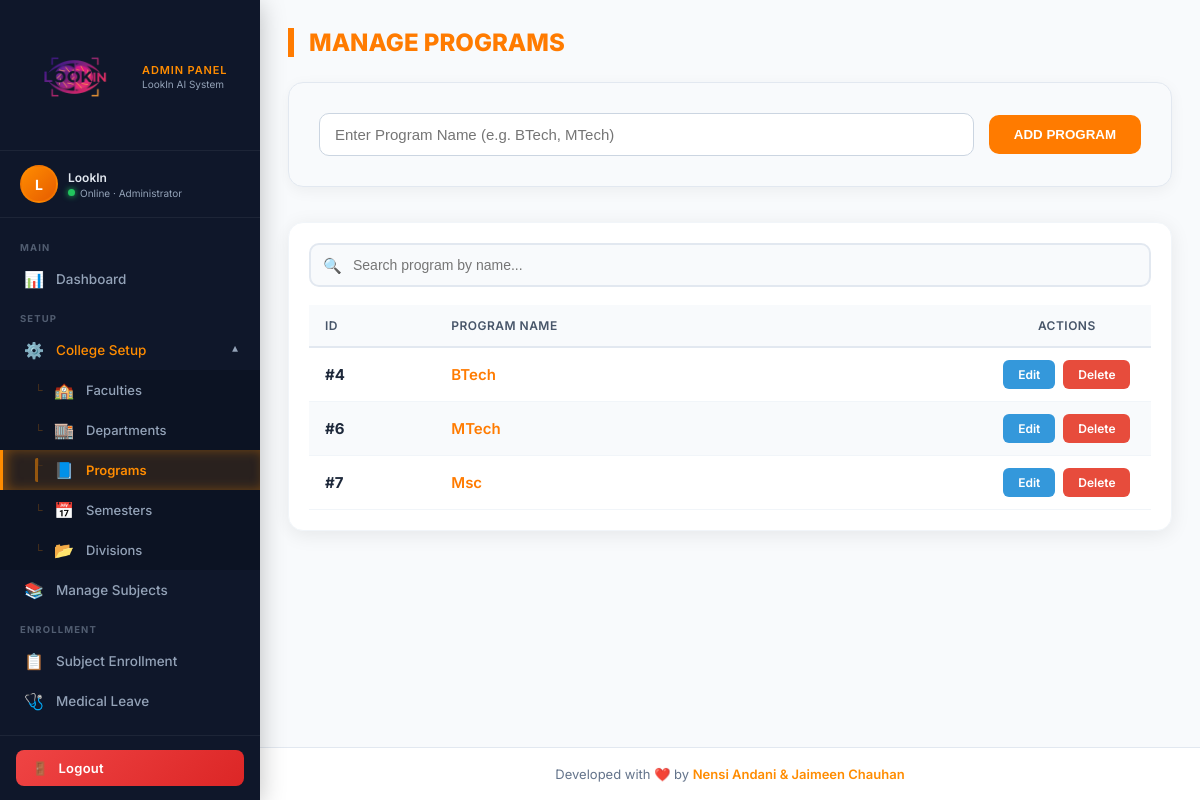
The app's page /programs/ (signed in) with its own data.
### accounts/models.py (models this page shows, shortened)
class Program(models.Model):
    name = models.CharField(max_length=100)
    created_by = models.ForeignKey(User, on_delete=models.CASCADE, null=True, blank=True, related_name='created_programs')

### accounts/views.py (the view)
# urls.py: path('programs/', views.programs, name='programs'),
@user_passes_test(admin_check, login_url='admin_login')
@login_required
def programs(request):
    if request.method == "POST":
        name = request.POST.get("program_name")
        if name:
            Program.objects.create(name=name, created_by=request.user)
        return redirect('programs')
    return render(request, 'adminpanel/programs.html', {
        'programs': isolate_qs(request, Program.objects.all()).order_by('name')
    })

### accounts/views.py (called while the page is built)
def isolate_qs(request, qs):
    if not request.user.is_authenticated:
        return qs.none()
    if getattr(request.user, 'is_superuser', False):
        return qs
    return qs.filter(created_by=request.user)

def admin_check(user):
    return user.is_staff

### accounts/templates/adminpanel/programs.html (shortened to what this page needs)
{% extends 'adminpanel/base.html' %}
{% load static %}
{% block content %}
<h2 class="page-title">Manage Programs</h2>
<div class="form-card">
    <form method="POST"
          action="{% if edit_program %}{% url 'edit_program' edit_program.id %}{% else %}{% url 'programs' %}{% endif %}"
          class="form-flex">
        <input type="text" name="program_name"
               placeholder="Enter Program Name (e.g. BTech, MTech)"
               value="{% if edit_program %}{{ edit_program.name }}{% endif %}"
               required>
        <div class="btn-container">
            <button type="submit" class="submit-btn">
                {% if edit_program %}Update Program{% else %}Add Program{% endif %}
            </button>
        </div>
    </form>
</div>
<div class="table-card">
    <div class="search-wrapper">
        <input type="text" id="programSearch"
               placeholder="Search program by name..."
               autocomplete="off">
        <span class="search-icon">🔍</span>
    </div>
    <table id="programTable">
        <thead>
            <tr>
                <th style="width: 15%;">ID</th>
                <th>Program Name</th>
                <th style="width: 20%; text-align: center;">Actions</th>
            </tr>
        </thead>
        <tbody id="programTbody">
            {% for p in programs %}
            <tr class="program-row">
                <td><strong>#{{ p.id }}</strong></td>
                <td class="searchable-name">
                    <span style="color:#ff7b00; font-weight:600;">{{ p.name }}</span>
                </td>
                <td>
                    <div class="action-group" style="justify-content:center;">
                        <a href="{% url 'edit_program' p.id %}" class="edit-link">Edit</a>
                        <a href="{% url 'delete_program' p.id %}" class="delete-link"
                           onclick="return confirm('Delete {{ p.name }}?')">Delete</a>
                    </div>
                </td>
            </tr>
            {% empty %}
            <tr>
                <td colspan="3" style="text-align:center; padding:30px; color:#94a3b8;">No Programs. Add one above.</td>
            </tr>
            {% endfor %}
        </tbody>
    </table>
</div>
{% endblock %}

### accounts/templates/adminpanel/base.html (shortened to what this page needs)
{% load static %}
<!DOCTYPE html>
<html lang="en">
<head>
</head>
<body>
<aside class="sidebar" id="sidebar">
    <a href="{% url 'admin_dashboard' %}" class="sidebar-logo">
        <img src="{% static 'img/logo2.png' %}" alt="LookIn Logo">
        <div class="logo-label">
            <span>Admin Panel</span>
            <span>LookIn AI System</span>
        </div>
    </a>
    <div class="admin-status">
        <div class="admin-avatar">
            {{ request.user.first_name|slice:":1"|upper|default:request.user.username|slice:":1"|upper }}
        </div>
        <div class="admin-info">
            <div class="admin-name">
                {{ request.user.first_name|default:request.user.username }}
            </div>
            <div class="admin-role">
                <span class="online-dot"></span>
                Online · Administrator
            </div>
        </div>
    </div>
    <nav class="sidebar-nav" id="sidebarNav">
        <div class="nav-section-label">Main</div>
        <a href="{% url 'admin_dashboard' %}" class="nav-item" id="nav-dashboard">
            <span class="nav-icon">📊</span>
            <span class="nav-text">Dashboard</span>
        </a>
        <div class="nav-section-label">Setup</div>
        <div class="nav-group" id="group-setup">
            <div class="nav-group-toggle" id="toggle-setup" onclick="toggleNavGroup('setup')">
                <span class="nav-icon">⚙️</span>
                <span class="nav-text">College Setup</span>
                <span class="toggle-arrow">▼</span>
            </div>
            <div class="nav-group-children" id="children-setup">
                <a href="{% url 'faculties' %}" class="nav-item" id="nav-faculties">
                    <span class="nav-icon">🏫</span>
                    <span class="nav-text">Faculties</span>
                </a>
                <a href="{% url 'departments' %}" class="nav-item" id="nav-departments">
                    <span class="nav-icon">🏬</span>
                    <span class="nav-text">Departments</span>
                </a>
                <a href="{% url 'programs' %}" class="nav-item" id="nav-programs">
                    <span class="nav-icon">📘</span>
                    <span class="nav-text">Programs</span>
                </a>
                <a href="{% url 'semesters' %}" class="nav-item" id="nav-semesters">
                    <span class="nav-icon">📅</span>
                    <span class="nav-text">Semesters</span>
                </a>
                <a href="{% url 'divisions' %}" class="nav-item" id="nav-divisions">
                    <span class="nav-icon">📂</span>
                    <span class="nav-text">Divisions</span>
                </a>
            </div>
        </div>
        <a href="{% url 'subjects' %}" class="nav-item" id="nav-subjects">
            <span class="nav-icon">📚</span>
            <span class="nav-text">Manage Subjects</span>
        </a>
        <div class="nav-section-label">Enrollment</div>
        <a href="{% url 'manage_enrollment' %}" class="nav-item" id="nav-enrollment">
            <span class="nav-icon">📋</span>
            <span class="nav-text">Subject Enrollment</span>
        </a>
        <a href="{% url 'grant_medical_leave' %}" class="nav-item" id="nav-leave">
            <span class="nav-icon">🩺</span>
            <span class="nav-text">Medical Leave</span>
        </a>
        <div class="nav-section-label">Attendance</div>
    </nav>
    <div class="sidebar-footer">
        <a href="{% url 'admin_logout' %}" class="logout-btn">
            <span>🚪</span>
            <span class="btn-text">Logout</span>
        </a>
    </div>
</aside>
<div class="layout-wrapper" id="layoutWrapper">
    <main class="main-content">
        {% block content %}{% endblock %}
    </main>
    <footer class="footer">
        Developed with ❤️ by <span>Nensi Andani &amp; Jaimeen Chauhan</span>
    </footer>
</div>
</body>
</html>

### accounts/templates/adminpanel/programs.html (style rules this page uses)
.page-title { color: #ff7b00; font-weight: 800; margin-bottom: 25px; text-transform: uppercase; border-left: 6px solid #ff7b00; padding-left: 15px; font-size: 24px; }
.form-card { background: #f8fafc; padding: 30px; border-radius: 15px; box-shadow: 0 4px 15px rgba(0,0,0,0.05); margin-bottom: 35px; border: 1px solid #e2e8f0; }
.form-flex { display: flex; gap: 15px; flex-wrap: wrap; align-items: center; }
.form-flex input { padding: 12px 15px; font-size: 15px; border: 1px solid #cbd5e1; border-radius: 10px; background: #ffffff; color: #1e293b; outline: none; flex: 1; min-width: 250px; transition: 0.3s; }
.btn-container { display: flex; gap: 10px; }
.submit-btn { padding: 12px 25px; background: #ff7b00; border: none; color: white; border-radius: 10px; font-weight: bold; cursor: pointer; text-transform: uppercase; transition: 0.3s; }
.search-wrapper { position: relative; margin-bottom: 18px; }
.search-wrapper .search-icon { position: absolute; left: 14px; top: 50%; transform: translateY(-50%); font-size: 15px; color: #94a3b8; pointer-events: none; transition: color 0.25s; }
.search-wrapper input#programSearch { width: 100%; padding: 12px 16px 12px 42px; font-size: 14px; border: 2px solid #e2e8f0; border-radius: 10px; background: #f8fafc; color: #1e293b; outline: none; box-sizing: border-box; transition: border-color 0.25s, box-shadow 0.25s, background 0.25s; }
.table-card { background: #fff; padding: 20px; border-radius: 15px; box-shadow: 0 4px 20px rgba(0,0,0,0.08); border: 1px solid #f1f5f9; }
table { width: 100%; border-collapse: collapse; }
thead tr { background: #f8fafc; border-bottom: 2px solid #e2e8f0; }
th { padding: 15px; text-align: left; color: #475569; font-weight: 700; font-size: 13px; text-transform: uppercase; }
td { padding: 15px; border-bottom: 1px solid #f1f5f9; color: #1e293b; font-size: 15px; }
.action-group { display: flex; gap: 8px; }
.edit-link { background: #3498db; color: white; padding: 7px 15px; border-radius: 6px; text-decoration: none; font-size: 12px; font-weight: 600; }
.delete-link { background: #e74c3c; color: white; padding: 7px 15px; border-radius: 6px; text-decoration: none; font-size: 12px; font-weight: 600; }

### records on screen
Program: id "4", name "BTech"
Program: id "6", name "MTech"
Program: id "7", name "Msc"

### other values on screen
{{ request.user.first_name|default:request.user.username }} "LookIn"
